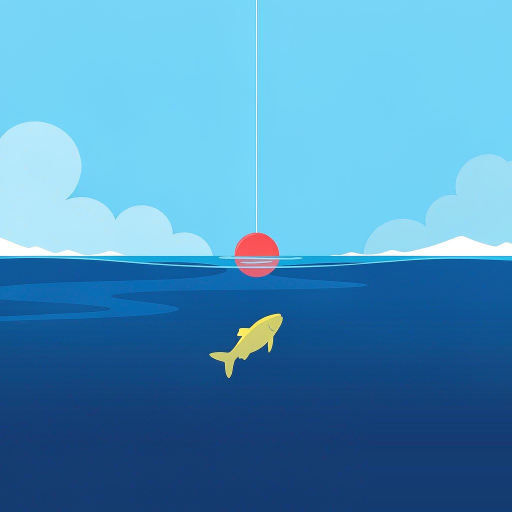
#> input picture assets/cover/fishing-cover.png, 1024 x 1024 px (shown at 1/2 size)
$ python make_cover_3x4.py
#> lines starting #> are read from the running program, lines starting #| are printed output that depends on the picture
"""Create an exact portrait 3:4 cover from the existing square gameplay cover.

Center-crops the square source to a 3:4 portrait region (keeps full height,
trims equal margins left/right), then upscales to 1152x1536 (the publisher's
preferred cover size). Output satisfies the API's strict width*4 == height*3.
"""
from pathlib import Path

from PIL import Image

ROOT = Path(__file__).resolve().parent.parent
SRC = ROOT / "assets" / "cover" / "fishing-cover.png"
OUT = ROOT / "assets" / "publish" / "fishing-cover-3x4.png"


def main() -> int:
    src = Image.open(SRC).convert("RGB")
#> src is the input picture: PIL image 1024x1024 RGB; mean R, G, B 75.1, 145.8, 189.6
    width, height = src.size
#> width = 1024; height = 1024
    crop_width = height * 3 // 4  # 3:4 portrait => width = height * 3/4
#> crop_width = 768
    left = (width - crop_width) // 2
#> left = 128
    cropped = src.crop((left, 0, left + crop_width, height))
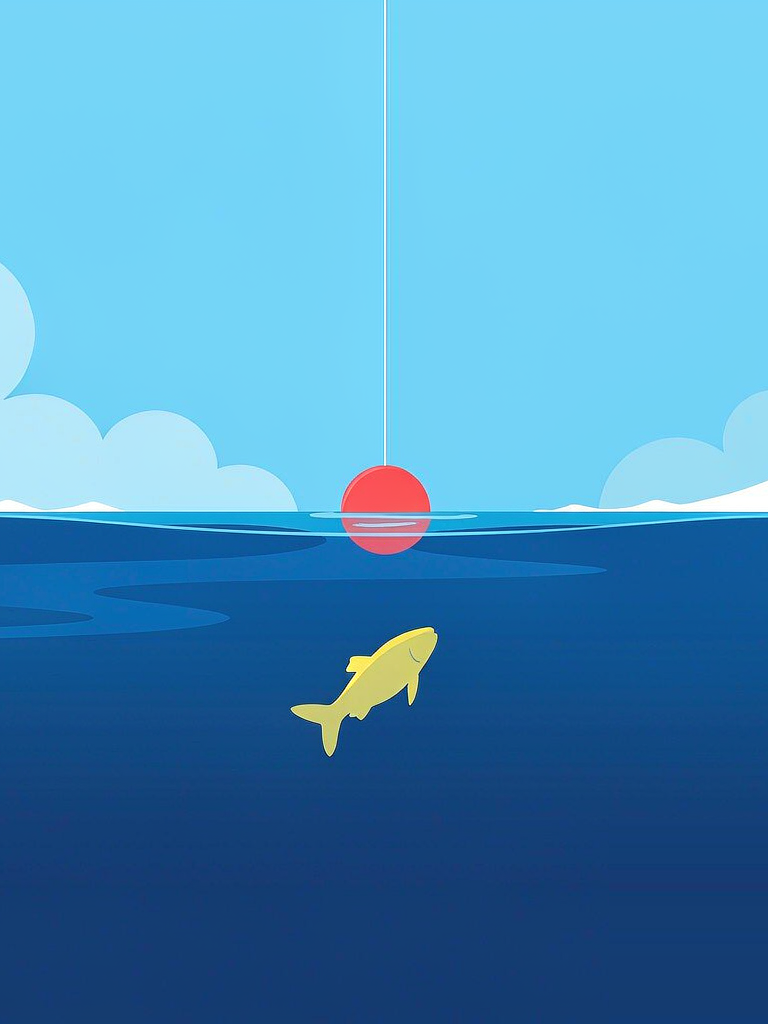
#> cropped: PIL image 768x1024 RGB; mean R, G, B 73.1, 145.3, 189.4
    out = cropped.resize((1152, 1536), Image.LANCZOS)
    OUT.parent.mkdir(parents=True, exist_ok=True)
    out.save(OUT)
    ok = out.size[0] * 4 == out.size[1] * 3
#> ok = True
    print(f"src={width}x{height} crop={cropped.size} -> out={out.size} 3:4={ok} path={OUT}")
#| src=1024x1024 crop=(768, 1024) -> out=(1152, 1536) 3:4=True path=assets/publish/fishing-cover-3x4.png
    return 0 if ok else 1


if __name__ == "__main__":
    raise SystemExit(main())
#> (the program exits here)
